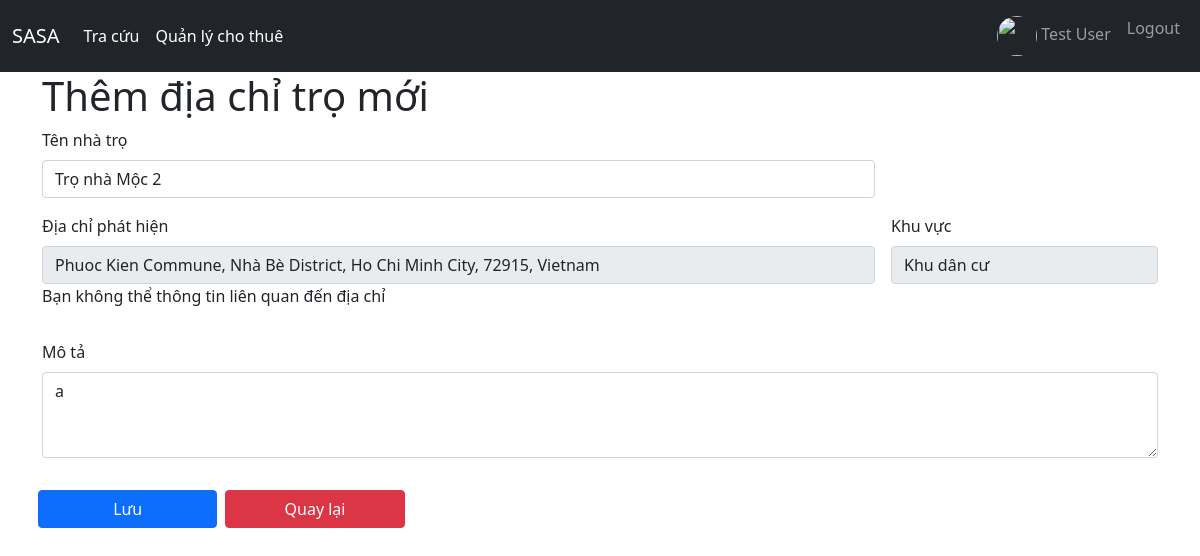
Page /rent/1/edit (signed in) on the earlier database version.
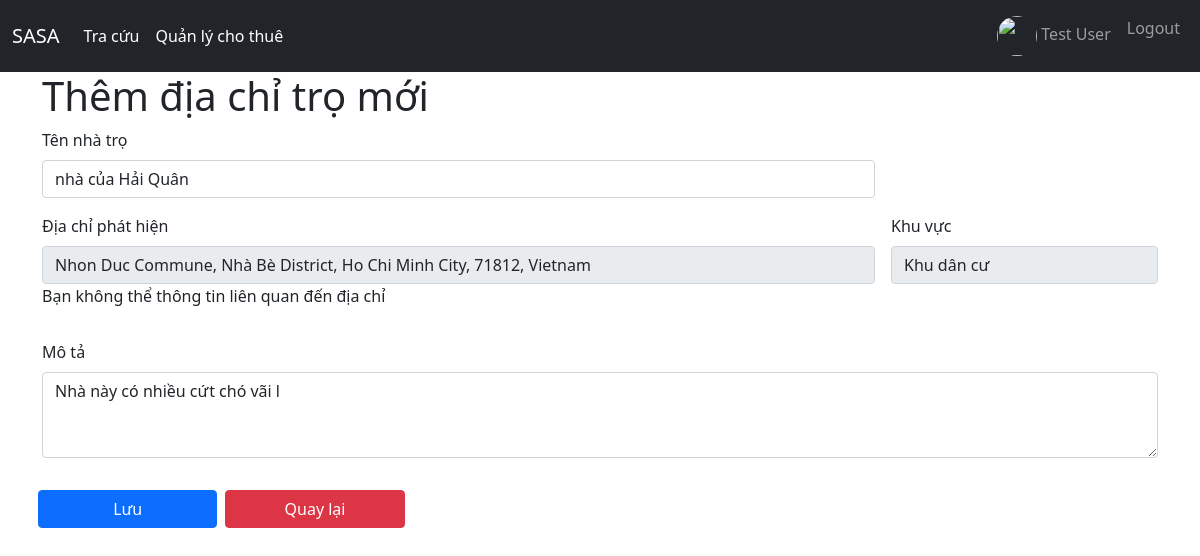
Same page on the later database version.
### app/models.py (models this page shows)
class House(db.Model):
    id = db.Column(db.Integer, primary_key=True)
    name = db.Column(db.String(120), nullable=False, unique=True)
    renter = db.Column(db.Integer, db.ForeignKey('user.id', ondelete='SET NULL'), nullable=True)
    city = db.Column(db.String(120), nullable=False)
    district = db.Column(db.String(120), nullable=False)
    ward = db.Column(db.String(120), nullable=False)
    street = db.Column(db.String(120), nullable=True)
    lat = db.Column(db.Float, nullable=False)
    lon = db.Column(db.Float, nullable=False)
    flood = db.Column(db.Integer, nullable=False)
    type = db.Column(db.String(120), nullable=False)
    description = db.Column(db.Text, nullable=True)
    full_address = db.Column(db.String(200), nullable=False)
    importance = db.Column(db.Float, nullable=False)
    place_rank = db.Column(db.Integer, nullable=False)
    rate = db.Column(db.Float, nullable=False, default=0)
    created_at = db.Column(db.DateTime, default=datetime.datetime.now())
    updated_at = db.Column(db.DateTime, default=datetime.datetime.now(), onupdate=datetime.datetime.now())

### app/routes.py (the view, shortened to what this page needs)
@app.route('/rent/<int:id>/edit', methods=['GET', 'POST'])
@login_required
def editHouse(id):
    if current_user.role != 'renter':
        return redirect(url_for('home'))
    house = House.query.get(id)
    return render_template('editHouse.html', title='Chỉnh sửa chỗ thuê', house=house)

### app/routes.py (called while the page is built)
def update_template_context():
    user = None
    if current_user.is_authenticated:
        user = current_user
    return dict(user=user)

@login_manager.user_loader
def load_user(user_id):
    return User.query.get(int(user_id))

### app/templates/editHouse.html (shortened to what this page needs)
{% extends 'layouts/base.html' %}
{% block css%}
    <link rel="stylesheet" href="{{url_for('static', filename='css/addRenter.css')}}">
{% endblock %}
{% block content %}
    <link rel="stylesheet" href="https://unpkg.com/leaflet@1.9.4/dist/leaflet.css"/>
    <h1>Thêm địa chỉ trọ mới</h1>
    <form action="#" method="post" id="form" class="row g-3" enctype="multipart/form-data">
        <div class="col-md-9">
            <label for="name" class="form-label">Tên nhà trọ</label>
            <input type="text" class="form-control" id="name" required placeholder="Nhà trọ ..." name="name" value="{{house.name}}">
        </div>
        <div class="col-md-9">
            <label for="full-address2" class="form-label">Địa chỉ phát hiện</label>
            <input type="text" name="full-address2" class="form-control" id="full-address2" required  disabled value="{{house.full_address}}">
            <p>Bạn không thể thông tin liên quan đến địa chỉ</p>
        </div>
        <div class="col-md-3">
            <label for="type2" class="form-label">Khu vực</label>
            <input type="text" class="form-control" id="type2" required disabled value="{{house.type}}">
        </div>
        <div class="mb-3">
            <label for="description" class="form-label" >Mô tả</label>
            <textarea name="description" class="form-control" id="description" rows="3">{{house.description}}</textarea>
        </div>
        <div class="row g-2 mb-3">
            <div class="col-md-2 ">
                <button type="submit" class="btn btn-primary w-100" id="submit">Lưu</button>
            </div>
            <div class="col-md-2">
                <a href="{{ url_for('seeRooms', id=house.id) }}" class="btn btn-danger w-100">Quay lại</a>
            </div>
        </div>
    </form>
{% endblock %}

Differences in the rows shown:
changed House "Khu dân cư": name "Trọ nhà Mộc 2" → "nhà của Hải Quân"; full-address2 "Phuoc Kien Commune, Nhà Bè District, Ho Chi Minh City, 72915, Vietnam" → "Nhon Duc Commune, Nhà Bè District, Ho Chi Minh City, 71812, Vietnam"; description "a" → "Nhà này có nhiều cứt chó vãi l"
